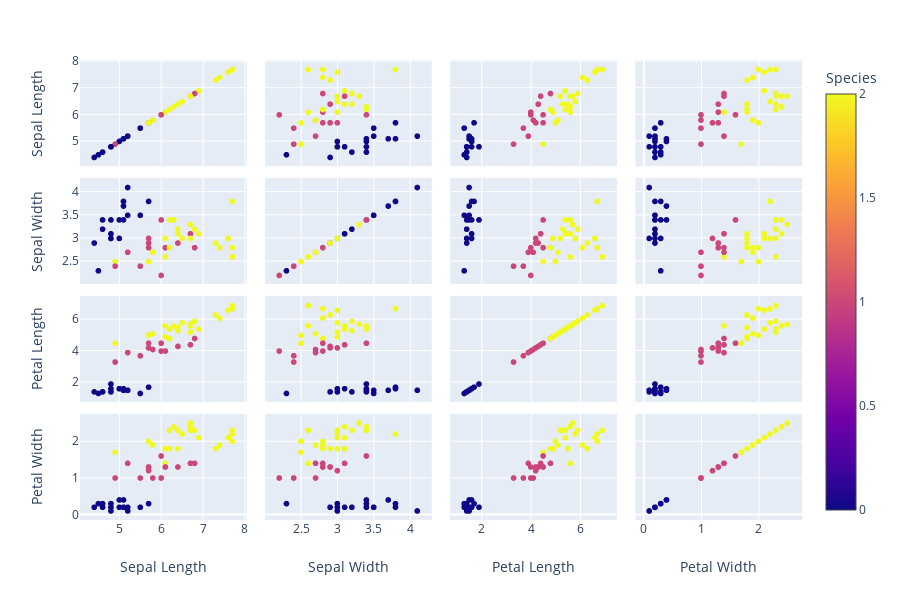

Notebook code for this chart:
### Code cell
df_validation = pd.DataFrame(np.c_[X_validation, y_validation], columns=df.columns)
fig3 = px.scatter_matrix(df_validation, dimensions=data_dimensions, color='Species')
fig3.show()

### Figure 1 — Plotly figure (JSON) as saved in the notebook; plotly's stock layout.template omitted (floating-point values rounded to 4 significant figures)
{"data": [{"dimensions": [{"axis": {"matches": true}, "label": "Sepal Length", "values": [5.8, 6.1, 6.2, 6.7, 6.7, 5.2, 6.1, 6.7, 5.2, 6.8, 4.9, 7.6, 4.6, 4.8, 6.4, 7.4, 5.5, 6.9, 5, 7.7, 5, 4.5, 6.1, 6.8, 4.8, 7.7, 6.4, 7.7, 5.1, 5.7, 5.7, 6, 5.1, 6.2, 4.9, 4.8, 6.5, 6.7, 5.7, 5.5, 5.8, 6.4, 5.7, 5.7, 6.3, 4.4, 5.1, 4.6, 7.3, 4.8, 6, 5.2]}, {"axis": {"matches": true}, "label": "Sepal Width", "values": [2.7, 2.6, 3.4, 3.3, 3.1, 3.5, 2.8, 3.1, 2.7, 3.2, 2.5, 3, 3.4, 3, 2.9, 2.8, 2.4, 3.1, 3.4, 2.6, 3, 2.3, 3, 2.8, 3.4, 3.8, 3.1, 2.8, 3.7, 2.9, 3, 2.2, 3.8, 2.8, 2.4, 3, 3, 3, 2.8, 3.5, 2.7, 3.2, 3.8, 2.5, 3.4, 2.9, 3.4, 3.2, 2.9, 3.1, 3.4, 4.1]}, {"axis": {"matches": true}, "label": "Petal Length", "values": [4.1, 5.6, 5.4, 5.7, 5.6, 1.5, 4, 4.4, 3.9, 5.9, 4.5, 6.6, 1.4, 1.4, 4.3, 6.1, 3.7, 5.4, 1.6, 6.9, 1.6, 1.3, 4.9, 4.8, 1.9, 6.7, 5.5, 6.7, 1.5, 4.2, 4.2, 4, 1.6, 4.8, 3.3, 1.4, 5.8, 5.2, 4.5, 1.3, 5.1, 5.3, 1.7, 5, 5.6, 1.4, 1.5, 1.4, 6.3, 1.6, 4.5, 1.5]}, {"axis": {"matches": true}, "label": "Petal Width", "values": [1, 1.4, 2.3, 2.5, 2.4, 0.2, 1.3, 1.4, 1.4, 2.3, 1.7, 2.1, 0.3, 0.3, 1.3, 1.9, 1, 2.1, 0.4, 2.3, 0.2, 0.3, 1.8, 1.4, 0.2, 2.2, 1.8, 2, 0.4, 1.3, 1.2, 1, 0.2, 1.8, 1, 0.1, 2.2, 2.3, 1.3, 0.2, 1.9, 2.3, 0.3, 2, 2.4, 0.2, 0.2, 0.2, 1.8, 0.2, 1.6, 0.1]}], "hoverlabel": {"namelength": 0}, "hovertemplate": "%{xaxis.title.text}=%{x}<br>%{yaxis.title.text}=%{y}<br>Species=%{marker.color}", "legendgroup": "", "marker": {"color": [1, 2, 2, 2, 2, 0, 1, 1, 1, 2, 2, 2, 0, 0, 1, 2, 1, 2, 0, 2, 0, 0, 2, 1, 0, 2, 2, 2, 0, 1, 1, 1, 0, 2, 1, 0, 2, 2, 1, 0, 2, 2, 0, 2, 2, 0, 0, 0, 2, 0, 1, 0], "coloraxis": "coloraxis", "symbol": "circle"}, "name": "", "showlegend": false, "type": "splom"}], "layout": {"coloraxis": {"colorbar": {"title": {"text": "Species"}}, "colorscale": [[0, "#0d0887"], [0.1111, "#46039f"], [0.2222, "#7201a8"], [0.3333, "#9c179e"], [0.4444, "#bd3786"], [0.5556, "#d8576b"], [0.6667, "#ed7953"], [0.7778, "#fb9f3a"], [0.8889, "#fdca26"], [1, "#f0f921"]]}, "dragmode": "select", "height": 600, "legend": {"tracegroupgap": 0}, "margin": {"t": 60}}}
